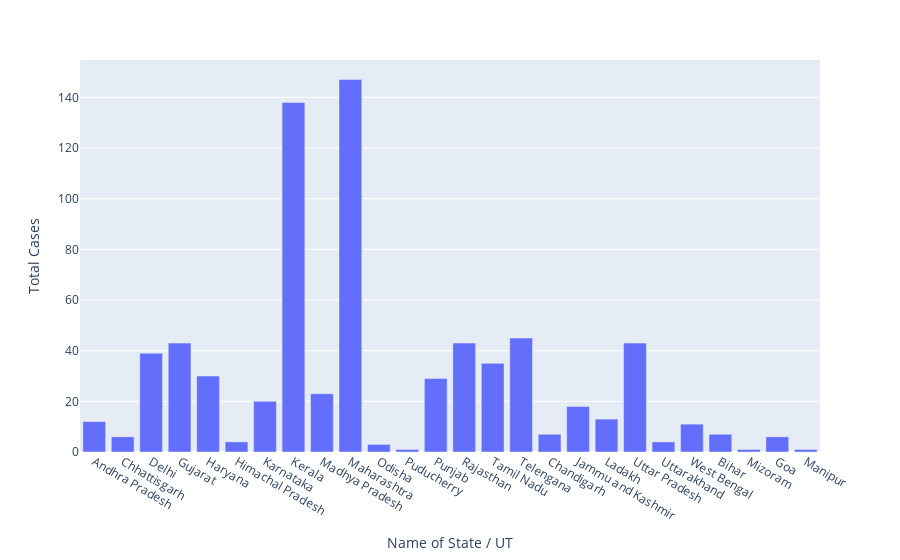

The code cell stored with this chart in its notebook:
### Code cell
px.bar(df ,x = 'Name of State / UT' , y = 'Total Cases' )

### Figure 1 — Plotly figure (JSON) as saved in the notebook; plotly's stock layout.template omitted (floating-point values rounded to 4 significant figures)
{"data": [{"alignmentgroup": "True", "hovertemplate": "Name of State / UT=%{x}<br>Total Cases=%{y}<extra></extra>", "legendgroup": "", "marker": {"color": "#636efa"}, "name": "", "offsetgroup": "", "orientation": "v", "showlegend": false, "textposition": "auto", "type": "bar", "x": ["Andhra Pradesh", "Chhattisgarh", "Delhi", "Gujarat", "Haryana", "Himachal Pradesh", "Karnataka", "Kerala", "Madhya Pradesh", "Maharashtra", "Odisha", "Puducherry", "Punjab", "Rajasthan", "Tamil Nadu", "Telengana", "Chandigarh", "Jammu and Kashmir", "Ladakh", "Uttar Pradesh", "Uttarakhand", "West Bengal", "Bihar", "Mizoram", "Goa", "Manipur"], "xaxis": "x", "y": [12, 6, 39, 43, 30, 4, 20, 138, 23, 147, 3, 1, 29, 43, 35, 45, 7, 18, 13, 43, 4, 11, 7, 1, 6, 1], "yaxis": "y"}], "layout": {"barmode": "relative", "legend": {"tracegroupgap": 0}, "margin": {"t": 60}, "xaxis": {"anchor": "y", "domain": [0, 1], "title": {"text": "Name of State / UT"}}, "yaxis": {"anchor": "x", "domain": [0, 1], "title": {"text": "Total Cases"}}}}
